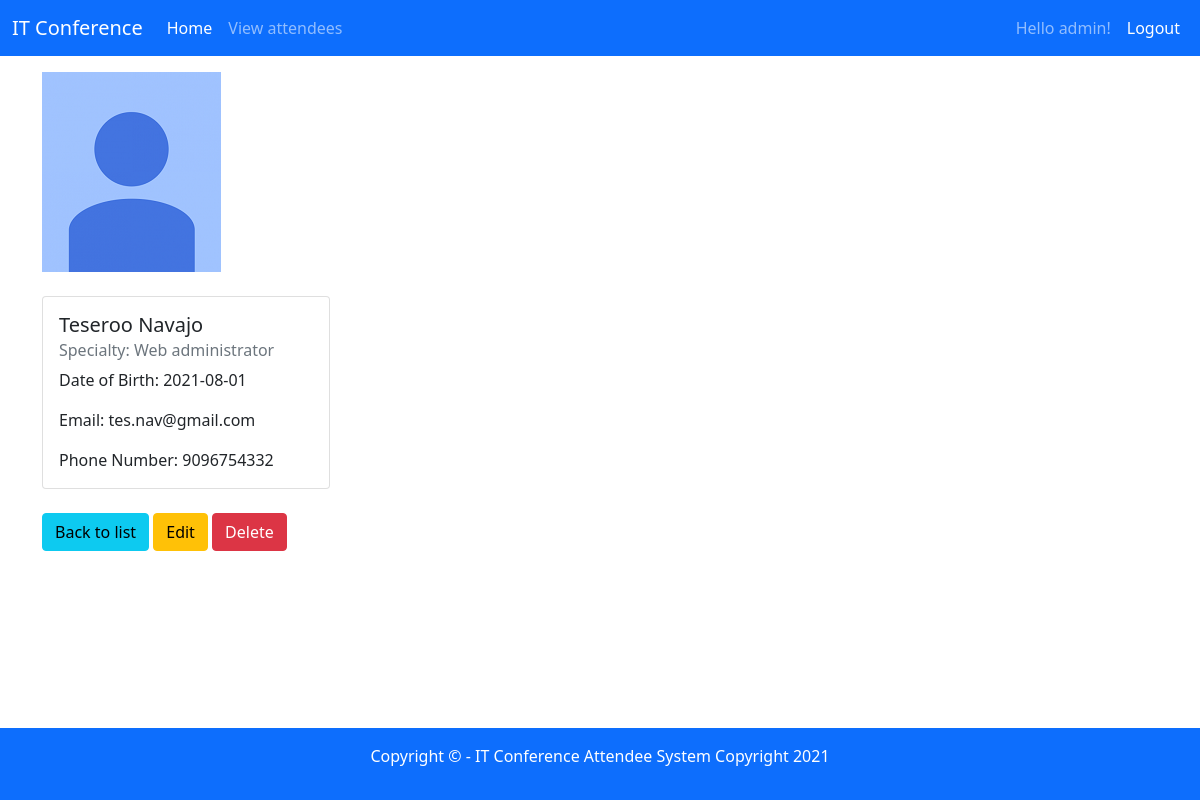
The page /view.php?id=38 (signed in) on the database its author committed.
### tables this page shows
CREATE TABLE `attendee` (
  `attendee_id` int(11) NOT NULL,
  `firstname` varchar(100) NOT NULL,
  `lastname` varchar(100) NOT NULL,
  `dateofbirth` date NOT NULL,
  `emailadress` varchar(100) NOT NULL,
  `contactnumber` varchar(20) NOT NULL,
  `specialty_id` int(11) NOT NULL,
  `avatar_path` varchar(200) DEFAULT NULL
);

CREATE TABLE `specialties` (
  `specialty_id` int(11) NOT NULL,
  `name` varchar(100) NOT NULL
);

### db/crud.php (called while the page is built, shortened)
<?php
  class crud{
    private $db;
    function __construct($conn){
      $this->db = $conn;
    }
    public function getAttendeeDetails($id){
      try{
        $sql = "SELECT * FROM attendee A INNER JOIN specialties S ON A.specialty_id = S.specialty_id WHERE attendee_id = :id;";
        $stmt = $this->db->prepare($sql);
        $stmt->bindparam(':id', $id);
        $stmt->execute();
        $result = $stmt->fetch();
        return $result;
      }
      catch (PDOException $e) {
        echo $e->getMessage();
        return false;
      }
    }
  }
?>

### db/conn.php (called while the page is built, shortened)
<?php
  $host = "remotemysql.com";
  $db = "MVPtbayhSj";
  $user = "MVPtbayhSj";
  $password = "nIPm4xADvv";
  $charset = "utf8mb4";
  $dsn = "mysql:host=$host;dbname=$db;charset=$charset";
  try{
    $PDO = new PDO($dsn, $user, $password);
    $PDO->setAttribute(PDO::ATTR_ERRMODE, PDO::ERRMODE_EXCEPTION);
  } catch(PDOException $e) {
    throw new PDOException($e->getMessage());
  }
  require_once 'crud.php';
  $crud = new crud($PDO);
?>

### view.php (the view, shortened to what this page needs)
<?php
  require_once 'includes/header.php';
  require_once 'db/conn.php';
  if(!isset($_GET['id'])){
    include 'includes/errormessage.php';
  }
  else{
    $id = $_GET['id'];
    $result = $crud->getAttendeeDetails($id);
?>
<img src="<?php echo empty($result['avatar_path']) ? 'uploads/blank.png' : $result['avatar_path'] ?>" alt="User profile picture">
<br>
<br>
<div class="card" style="width: 18rem;">
  <div class="card-body">
    <h5 class="card-title">
      <?php echo $result['firstname'] . " " . $result['lastname']; ?>
    </h5>
    <h6 class="card-subtitle mb-2 text-muted">
      Specialty: <?php echo $result['name'] ?>
    </h6>
    <p class="card-text">
      Date of Birth: <?php echo $result['dateofbirth']; ?>
    </p>
    <p class="card-text">
      Email: <?php echo $result['emailadress']; ?>
    </p>
    <p class="card-text">
      Phone Number: <?php echo $result['contactnumber']; ?>
    </p>
  </div>
</div>
<br>
<a href="viewrecords.php"><button class="btn btn-info">Back to list</button></a>
<a href="edit.php?id=<?php echo $result['attendee_id']; ?>"><button class="btn btn-warning">Edit</button></a>
<a onclick="return confirm('Are you sure you want to delete this record?')" href="delete.php?id=<?php echo $result['attendee_id']; ?>"><button class="btn btn-danger">Delete</button></a>
<?php }; ?>
<?php require_once 'includes/footer.php'; ?>

### rows shown on the page
attendee: firstname "Teseroo", lastname "Navajo", specialty.name "Web administrator", dateofbirth "2021-08-01", emailadress "tes.nav@gmail.com", contactnumber "9096754332"

### other values the page prints
$_SESSION['username'] "admin"
